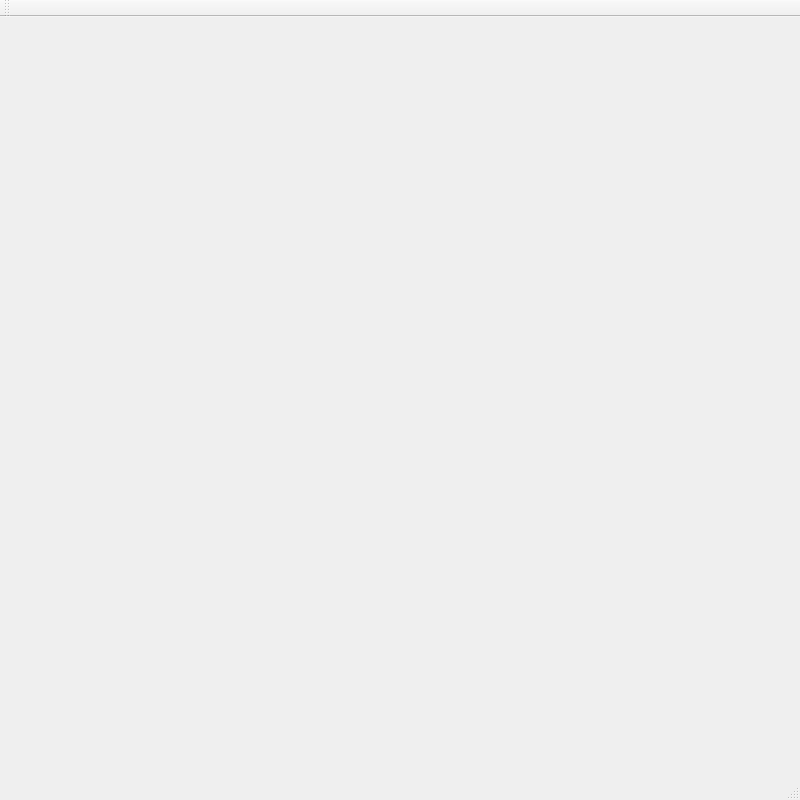
<?xml version="1.0" encoding="UTF-8"?>
<ui version="4.0">
 <class>MainWindow</class>
 <widget class="QMainWindow" name="MainWindow">
  <property name="geometry">
   <rect>
    <x>0</x>
    <y>0</y>
    <width>800</width>
    <height>800</height>
   </rect>
  </property>
  <property name="windowTitle">
   <string>MainWindow</string>
  </property>
  <property name="autoFillBackground">
   <bool>true</bool>
  </property>
  <widget class="QWidget" name="centralWidget">
   <property name="autoFillBackground">
    <bool>true</bool>
   </property>
   <widget class="QWidget" name="gridLayoutWidget">
    <property name="geometry">
     <rect>
      <x>0</x>
      <y>0</y>
      <width>802</width>
      <height>751</height>
     </rect>
    </property>
    <layout class="QGridLayout" name="gridLayout">
     <property name="spacing">
      <number>600</number>
     </property>
     <item row="0" column="0">
      <widget class="GLWidget" name="widget" native="true">
       <property name="enabled">
        <bool>true</bool>
       </property>
       <property name="sizePolicy">
        <sizepolicy hsizetype="Expanding" vsizetype="Expanding">
         <horstretch>200</horstretch>
         <verstretch>200</verstretch>
        </sizepolicy>
       </property>
       <property name="minimumSize">
        <size>
         <width>800</width>
         <height>600</height>
        </size>
       </property>
       <property name="maximumSize">
        <size>
         <width>1200</width>
         <height>1000</height>
        </size>
       </property>
       <property name="sizeIncrement">
        <size>
         <width>100</width>
         <height>101</height>
        </size>
       </property>
       <property name="layoutDirection">
        <enum>Qt::LeftToRight</enum>
       </property>
       <property name="autoFillBackground">
        <bool>true</bool>
       </property>
      </widget>
     </item>
    </layout>
   </widget>
  </widget>
  <widget class="QMenuBar" name="menuBar">
   <property name="geometry">
    <rect>
     <x>0</x>
     <y>0</y>
     <width>800</width>
     <height>19</height>
    </rect>
   </property>
  </widget>
  <widget class="QToolBar" name="mainToolBar">
   <attribute name="toolBarArea">
    <enum>TopToolBarArea</enum>
   </attribute>
   <attribute name="toolBarBreak">
    <bool>false</bool>
   </attribute>
  </widget>
  <widget class="QStatusBar" name="statusBar"/>
 </widget>
 <layoutdefault spacing="6" margin="11"/>
 <customwidgets>
  <customwidget>
   <class>GLWidget</class>
   <extends>QWidget</extends>
   <header location="global">glwidget.h</header>
   <container>1</container>
  </customwidget>
 </customwidgets>
 <resources/>
 <connections/>
</ui>
